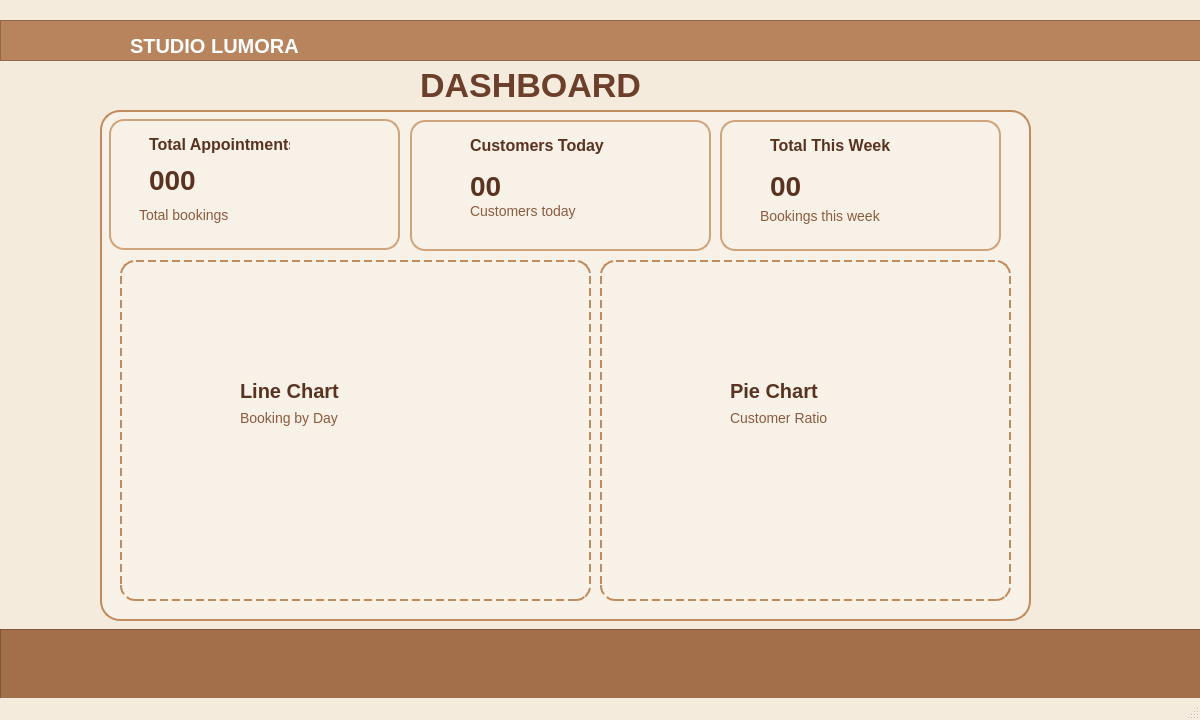
<?xml version="1.0" encoding="UTF-8"?>
<ui version="4.0">
 <class>MainWindow</class>
 <widget class="QMainWindow" name="MainWindow">
  <property name="geometry">
   <rect>
    <x>0</x>
    <y>0</y>
    <width>1200</width>
    <height>720</height>
   </rect>
  </property>
  <property name="windowTitle">
   <string>MainWindow</string>
  </property>
  <property name="styleSheet">
   <string notr="true">/* ===== GLOBAL FONT ===== */
* {
    font-family: &quot;Playfair Display&quot;;
}



/* ===== HEADER BAR ===== */
#headerFrame {
    background-color: #B8845E;
}

/* ===== PHONE BOX ===== */
#phoneFrame {
    background-color: #E6CBB2;
    border-radius: 6px;
}

/* ===== DASHBOARD TITLE ===== */
#titleLabel {
    color: #6B3F2A;
    font-size: 34px;
    font-weight: bold;
}

/* ===== MAIN CONTAINER ===== */
#mainContainer {
    background-color: #F8F1E8;
    border: 2px solid #C28B5D;
    border-radius: 20px;
}

/* ===== TOP STAT CARDS ===== */
#cardFrame_1,
#cardFrame_2,
#cardFrame_3 {
    background-color: #F8F1E8;
    border: 2px solid #D1A37A;
    border-radius: 15px;
    padding: 15px;
}

/* ===== STAT CARD TITLES ===== */
#title_1,
#title_2,
#title_3 {
    color: #5A3220;
    font-size: 16px;
    font-weight: bold;
}

/* ===== BIG NUMBER ===== */
#bigNumber_1,
#bigNumber_2,
#bigNumber_3 {
    color: #5A3220;
    font-size: 28px;
    font-weight: bold;
}

/* ===== SMALL TEXT ===== */
#smallText_1,
#smallText_2,
#smallText_3 {
    color: #8C5B3E;
    font-size: 14px;
}

/* ===== CHART FRAMES ===== */
#chartFrame_1,
#chartFrame_2 {
    background-color: #F8F1E8;
    border: 2px dashed #C28B5D;
    border-radius: 15px;
    padding: 15px;
}

/* ===== CHART TITLE ===== */
#chartTitle_1,
#chartTitle_2 {
    color: #5A3220;
    font-size: 20px;
    font-weight: bold;
}

/* ===== CHART SUBTEXT ===== */
#chartSub_1,
#chartSub_2 {
    color: #8C5B3E;
    font-size: 14px;
}
QMainWindow {
    background-color: #F5EBDD;
}

#footerFrame {
    background-color: #A36F4B;
}

</string>
  </property>
  <widget class="QWidget" name="centralwidget">
   <widget class="QFrame" name="headerFrame">
    <property name="geometry">
     <rect>
      <x>0</x>
      <y>20</y>
      <width>1211</width>
      <height>41</height>
     </rect>
    </property>
    <property name="styleSheet">
     <string notr="true">QFrame {
    background-color: #B8845E;
}
</string>
    </property>
    <property name="frameShape">
     <enum>QFrame::StyledPanel</enum>
    </property>
    <property name="frameShadow">
     <enum>QFrame::Raised</enum>
    </property>
   </widget>
   <widget class="QLabel" name="label_2">
    <property name="geometry">
     <rect>
      <x>-10</x>
      <y>-10</y>
      <width>181</width>
      <height>121</height>
     </rect>
    </property>
    <property name="text">
     <string/>
    </property>
    <property name="pixmap">
     <pixmap>../../../../Downloads/ChatGPT Image Feb 12, 2026, 06_00_15 PM.png</pixmap>
    </property>
    <property name="scaledContents">
     <bool>true</bool>
    </property>
   </widget>
   <widget class="QLabel" name="label">
    <property name="geometry">
     <rect>
      <x>130</x>
      <y>30</y>
      <width>181</width>
      <height>31</height>
     </rect>
    </property>
    <property name="styleSheet">
     <string notr="true">color: white;
font-weight: bold;
font-size: 20px;
</string>
    </property>
    <property name="text">
     <string>STUDIO LUMORA</string>
    </property>
   </widget>
   <widget class="QLabel" name="titleLabel">
    <property name="geometry">
     <rect>
      <x>420</x>
      <y>70</y>
      <width>261</width>
      <height>31</height>
     </rect>
    </property>
    <property name="text">
     <string>DASHBOARD</string>
    </property>
   </widget>
   <widget class="QFrame" name="mainContainer">
    <property name="geometry">
     <rect>
      <x>100</x>
      <y>110</y>
      <width>931</width>
      <height>511</height>
     </rect>
    </property>
    <property name="frameShape">
     <enum>QFrame::StyledPanel</enum>
    </property>
    <property name="frameShadow">
     <enum>QFrame::Raised</enum>
    </property>
    <widget class="QFrame" name="cardFrame_1">
     <property name="geometry">
      <rect>
       <x>9</x>
       <y>9</y>
       <width>291</width>
       <height>131</height>
      </rect>
     </property>
     <property name="frameShape">
      <enum>QFrame::StyledPanel</enum>
     </property>
     <property name="frameShadow">
      <enum>QFrame::Raised</enum>
     </property>
     <widget class="QLabel" name="title_1">
      <property name="geometry">
       <rect>
        <x>40</x>
        <y>10</y>
        <width>141</width>
        <height>31</height>
       </rect>
      </property>
      <property name="text">
       <string>Total Appointments</string>
      </property>
     </widget>
     <widget class="QLabel" name="bigNumber_1">
      <property name="geometry">
       <rect>
        <x>40</x>
        <y>40</y>
        <width>111</width>
        <height>41</height>
       </rect>
      </property>
      <property name="text">
       <string>000</string>
      </property>
     </widget>
     <widget class="QLabel" name="smallText_1">
      <property name="geometry">
       <rect>
        <x>30</x>
        <y>80</y>
        <width>171</width>
        <height>31</height>
       </rect>
      </property>
      <property name="text">
       <string>Total bookings</string>
      </property>
     </widget>
     <widget class="QLabel" name="label_3">
      <property name="geometry">
       <rect>
        <x>-30</x>
        <y>-10</y>
        <width>101</width>
        <height>71</height>
       </rect>
      </property>
      <property name="text">
       <string/>
      </property>
      <property name="pixmap">
       <pixmap>../../../../Downloads/ChatGPT Image 03_40_48 20 thg 2, 2026.png</pixmap>
      </property>
      <property name="scaledContents">
       <bool>true</bool>
      </property>
     </widget>
    </widget>
    <widget class="QFrame" name="cardFrame_2">
     <property name="geometry">
      <rect>
       <x>310</x>
       <y>10</y>
       <width>301</width>
       <height>131</height>
      </rect>
     </property>
     <property name="frameShape">
      <enum>QFrame::StyledPanel</enum>
     </property>
     <property name="frameShadow">
      <enum>QFrame::Raised</enum>
     </property>
     <widget class="QLabel" name="title_2">
      <property name="geometry">
       <rect>
        <x>60</x>
        <y>15</y>
        <width>151</width>
        <height>21</height>
       </rect>
      </property>
      <property name="text">
       <string>Customers Today</string>
      </property>
     </widget>
     <widget class="QLabel" name="bigNumber_2">
      <property name="geometry">
       <rect>
        <x>60</x>
        <y>50</y>
        <width>61</width>
        <height>31</height>
       </rect>
      </property>
      <property name="text">
       <string>00</string>
      </property>
     </widget>
     <widget class="QLabel" name="smallText_2">
      <property name="geometry">
       <rect>
        <x>60</x>
        <y>80</y>
        <width>161</width>
        <height>21</height>
       </rect>
      </property>
      <property name="text">
       <string>Customers today</string>
      </property>
     </widget>
     <widget class="QLabel" name="label_4">
      <property name="geometry">
       <rect>
        <x>-20</x>
        <y>-10</y>
        <width>101</width>
        <height>71</height>
       </rect>
      </property>
      <property name="text">
       <string/>
      </property>
      <property name="pixmap">
       <pixmap>../../../../Downloads/ChatGPT Image 03_45_30 20 thg 2, 2026.png</pixmap>
      </property>
      <property name="scaledContents">
       <bool>true</bool>
      </property>
     </widget>
    </widget>
    <widget class="QFrame" name="cardFrame_3">
     <property name="geometry">
      <rect>
       <x>620</x>
       <y>10</y>
       <width>281</width>
       <height>131</height>
      </rect>
     </property>
     <property name="frameShape">
      <enum>QFrame::StyledPanel</enum>
     </property>
     <property name="frameShadow">
      <enum>QFrame::Raised</enum>
     </property>
     <widget class="QLabel" name="title_3">
      <property name="geometry">
       <rect>
        <x>50</x>
        <y>15</y>
        <width>141</width>
        <height>21</height>
       </rect>
      </property>
      <property name="text">
       <string>Total This Week</string>
      </property>
     </widget>
     <widget class="QLabel" name="bigNumber_3">
      <property name="geometry">
       <rect>
        <x>50</x>
        <y>50</y>
        <width>61</width>
        <height>31</height>
       </rect>
      </property>
      <property name="text">
       <string>00</string>
      </property>
     </widget>
     <widget class="QLabel" name="smallText_3">
      <property name="geometry">
       <rect>
        <x>40</x>
        <y>80</y>
        <width>191</width>
        <height>31</height>
       </rect>
      </property>
      <property name="text">
       <string>Bookings this week</string>
      </property>
     </widget>
     <widget class="QLabel" name="label_5">
      <property name="geometry">
       <rect>
        <x>-10</x>
        <y>0</y>
        <width>81</width>
        <height>51</height>
       </rect>
      </property>
      <property name="text">
       <string/>
      </property>
      <property name="pixmap">
       <pixmap>../../../../Downloads/ChatGPT Image 03_50_31 20 thg 2, 2026.png</pixmap>
      </property>
      <property name="scaledContents">
       <bool>true</bool>
      </property>
     </widget>
    </widget>
    <widget class="QFrame" name="chartFrame_1">
     <property name="geometry">
      <rect>
       <x>20</x>
       <y>150</y>
       <width>471</width>
       <height>341</height>
      </rect>
     </property>
     <property name="frameShape">
      <enum>QFrame::StyledPanel</enum>
     </property>
     <property name="frameShadow">
      <enum>QFrame::Raised</enum>
     </property>
     <widget class="QLabel" name="label_12">
      <property name="geometry">
       <rect>
        <x>0</x>
        <y>0</y>
        <width>81</width>
        <height>61</height>
       </rect>
      </property>
      <property name="text">
       <string/>
      </property>
      <property name="pixmap">
       <pixmap>../../../../Downloads/ChatGPT Image 03_54_50 20 thg 2, 2026.png</pixmap>
      </property>
      <property name="scaledContents">
       <bool>true</bool>
      </property>
     </widget>
     <widget class="QLabel" name="chartTitle_1">
      <property name="geometry">
       <rect>
        <x>120</x>
        <y>120</y>
        <width>161</width>
        <height>21</height>
       </rect>
      </property>
      <property name="text">
       <string>Line Chart</string>
      </property>
     </widget>
     <widget class="QLabel" name="chartSub_1">
      <property name="geometry">
       <rect>
        <x>120</x>
        <y>150</y>
        <width>191</width>
        <height>16</height>
       </rect>
      </property>
      <property name="text">
       <string>Booking by Day</string>
      </property>
     </widget>
    </widget>
    <widget class="QFrame" name="chartFrame_2">
     <property name="geometry">
      <rect>
       <x>500</x>
       <y>150</y>
       <width>411</width>
       <height>341</height>
      </rect>
     </property>
     <property name="frameShape">
      <enum>QFrame::StyledPanel</enum>
     </property>
     <property name="frameShadow">
      <enum>QFrame::Raised</enum>
     </property>
     <widget class="QLabel" name="label_13">
      <property name="geometry">
       <rect>
        <x>-10</x>
        <y>0</y>
        <width>101</width>
        <height>61</height>
       </rect>
      </property>
      <property name="text">
       <string/>
      </property>
      <property name="pixmap">
       <pixmap>../../../../Downloads/ChatGPT Image 03_56_48 20 thg 2, 2026.png</pixmap>
      </property>
      <property name="scaledContents">
       <bool>true</bool>
      </property>
     </widget>
     <widget class="QLabel" name="chartTitle_2">
      <property name="geometry">
       <rect>
        <x>130</x>
        <y>120</y>
        <width>141</width>
        <height>21</height>
       </rect>
      </property>
      <property name="text">
       <string>Pie Chart</string>
      </property>
     </widget>
     <widget class="QLabel" name="chartSub_2">
      <property name="geometry">
       <rect>
        <x>130</x>
        <y>150</y>
        <width>121</width>
        <height>16</height>
       </rect>
      </property>
      <property name="text">
       <string>Customer Ratio</string>
      </property>
     </widget>
    </widget>
   </widget>
   <widget class="QFrame" name="footerFrame">
    <property name="geometry">
     <rect>
      <x>0</x>
      <y>629</y>
      <width>1291</width>
      <height>71</height>
     </rect>
    </property>
    <property name="frameShape">
     <enum>QFrame::StyledPanel</enum>
    </property>
    <property name="frameShadow">
     <enum>QFrame::Raised</enum>
    </property>
   </widget>
  </widget>
  <widget class="QMenuBar" name="menubar">
   <property name="geometry">
    <rect>
     <x>0</x>
     <y>0</y>
     <width>1200</width>
     <height>37</height>
    </rect>
   </property>
  </widget>
  <widget class="QStatusBar" name="statusbar"/>
 </widget>
 <resources/>
 <connections/>
</ui>
